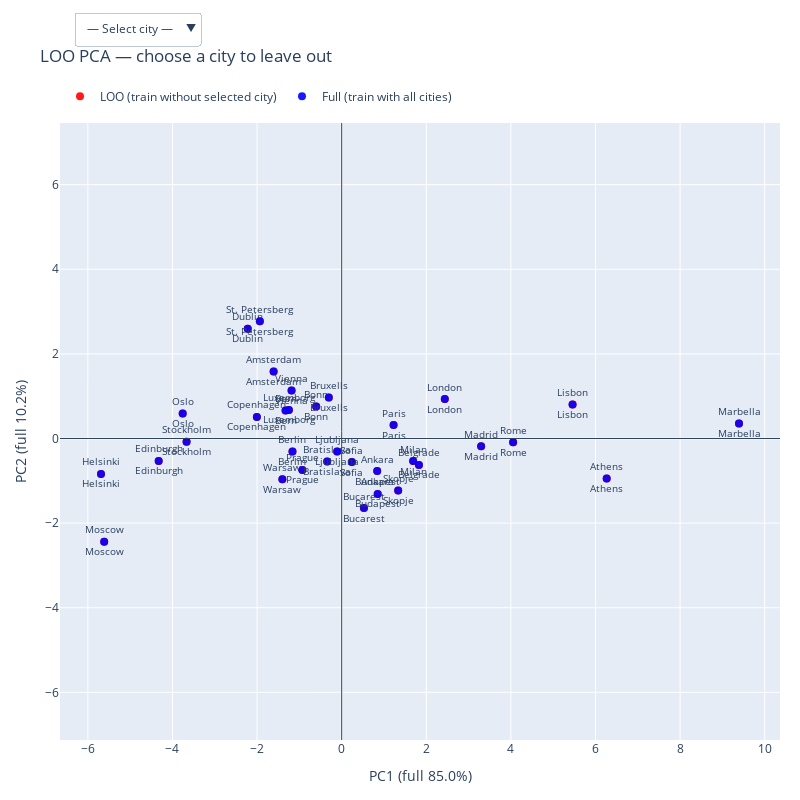

The code cell stored with this chart in its notebook:
### Code cell
# 7) LOO PCA
try:
    # Try the clickable widget version (requires ipywidgets)
    from IPython.display import display
    loo_widget = fig_loo_pca_widget(df, city_col, month_cols, S=800)
    display(loo_widget)
except Exception as e:
    print("LOO PCA widget unavailable:", e)
    print("Falling back to dropdown-based figure (no widgets needed).")
    fig_loo = fig_loo_pca_dropdown(df, city_col, month_cols, S=800)
    fig_loo.show()
